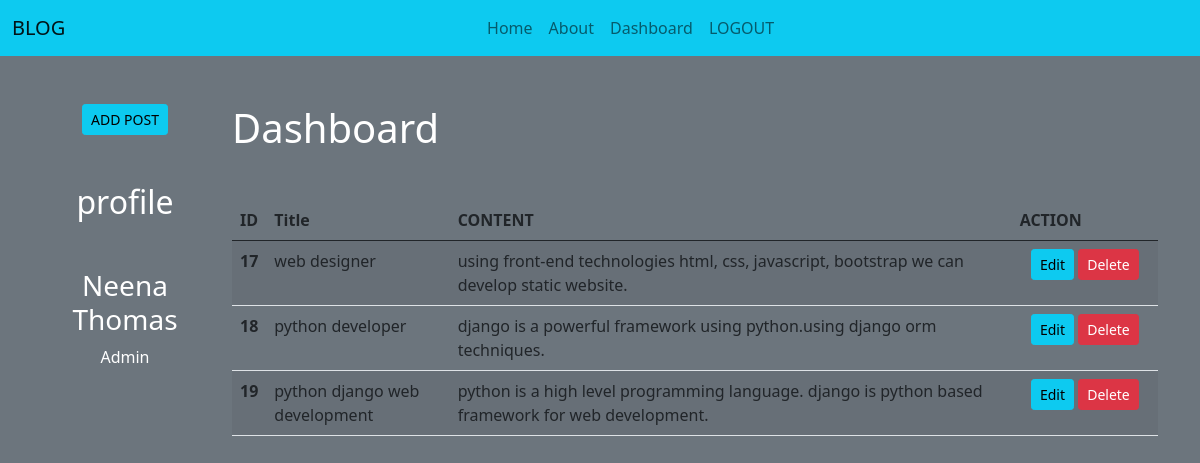
The page /dashboard (signed in) on the database its author committed.
### blogapp/models.py (models this page shows, shortened)
class Post(models.Model):
    title=models.CharField(max_length=200)
    content=models.TextField()

### blogapp/views.py (the view)
# urls.py: path('dashboard', views.dashboard, name='dashboard'),
def dashboard(request):
    if request.user.is_authenticated:
        posts = Post.objects.all()
        user=request.user
        full_name=user.get_full_name()
        gps=user.groups.all()
        return render(request,'dashboard.html',{'posts':posts,'full_name':full_name,'groups':gps})
    else:
     return render(request, 'login')

### blogapp/templates/dashboard.html (shortened to what this page needs)
{% extends 'index.html' %}
{% load static %}
{% block side %}
            <div class="col-sm-2 text-white my-5 text-center">
                <a href="{% url 'addpost' %}" class="btn btn-info btn-sm ">ADD POST</a>
             <h2 class="my-5 ">profile</h2>
             <h3>{{full_name}}</h3>
             {% for group in groups %}
             <p>{{ group.name }}</p>
             {% endfor  %}
            </div>
{% endblock side %}
{% block content %}
<div class="col-sm-10">
    <h1 class="text-white my-5">Dashboard</h1>
{% if posts %}
  <table class="table table-striped  "  >
    <thead>
    <tr>
      <th scope="col" style="width:2%">ID</th>
      <th scope="col" style="width:20%">Title</th>
      <th scope="col" style="width:62%">CONTENT</th>
      <th scope="col" style="width:16%">ACTION</th>
    </tr>
    </thead>
    <tbody>
     {% for post in posts %}
     <tr>
        <th scope="row">{{post.id}}</th>
        <td>{{post.title}}</td>
        <td>{{post.content}}</td>
        <td class="text-center ">
          <a href="{% url 'updatepost' post.id %}" class="btn btn-info btn-sm">Edit</a>
            {% if perms.blogapp.delete_post %}
            <form  action="{% url 'deletepost' post.id %}" method="POST" class="d-inline">
              <input type="submit" class="btn btn-danger btn-sm " value="Delete">
            </form>
            {% endif %}
        </td>
     </tr>
    {% endfor %}
    </tbody>
  </table>
{% else %}
    <h3 class="text-center alert alert-warning">No records</h3>
{% endif %}
</div>
{% endblock content %}

### blogapp/templates/index.html (shortened to what this page needs)
<!DOCTYPE html>
{% load static %}
<html lang="en">
<head>
    <link rel="stylesheet" href="{% static 'css/bootstrap.css' %}">
    <link rel="stylesheet type=text/css" href="{% static 'css/style.css' %}">
</head>
<body>
<div class="  navbar-expand-lg ">
    {% include 'nav.html' %}
</div>
<div class="container">
    <div class="row">
        {% block side %}
        {% endblock side %}
        {% block content %}
        {% endblock content %}
    </div>
</div>
</body>
</html>

### blogapp/templates/nav.html (shortened to what this page needs)
<nav class="navbar navbar-expand-lg navbar-light mr-auto mx-auto  bg-info">
  <div class="container-fluid">
    <a class="navbar-brand" href="#">BLOG</a>
    <div class="collapse navbar-collapse mr-auto mx-auto me-2" id="navbarNavAltMarkup">
      <div class="navbar-nav mr-auto mx-auto">
        <a class="nav-link" href="/">Home</a>
        <a class="nav-link" href="{% url 'about' %}">About</a>
        {% if user.is_authenticated %}
          <a class="nav-link" href="{% url 'dashboard' %}">Dashboard</a>
          <a class="nav-link" href="{% url 'logout' %}">LOGOUT</a>
        {% else %}
          <a class="  nav-link ml-end" href="{% url 'login' %}">LOGIN</a>
          <a class="nav-link ml-end " href="{% url 'signup' %}">SIGN UP</a>
        {% endif  %}
    </div>
  </div>
</nav>

### blogapp/static/css/style.css (style rules this page uses)
body { margin: 0; padding: 0; background-color:#6c757d; }

### rows shown on the page
Post: id "17", title "web designer", content "using front-end technologies html, css, javascript, bootstrap we can develop static website."
Post: id "18", title "python developer", content "django is a powerful framework using python.using django orm techniques."
Post: id "19", title "python django web development", content "python is a high level programming language. django is python based framework for web development."

### other values the page prints
{{ full_name }} "Neena Thomas"
{{ group.name }} "Admin"
